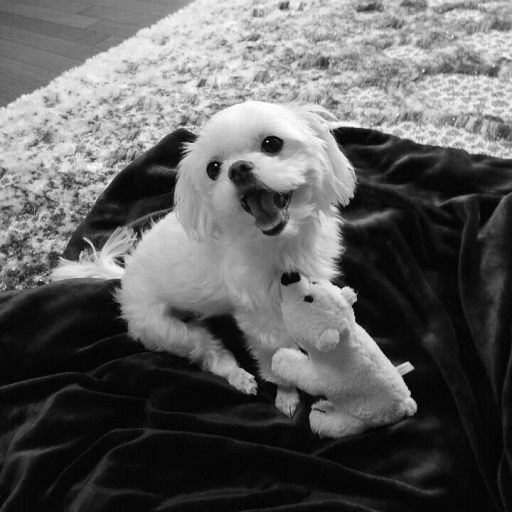
#> input picture Day2/ex2-1_edge_detection/sample2.jpg, 512 x 512 px, found by its file name
$ python 2.LoG.py
#> lines starting #> are read from the running program, lines starting #| are printed output that depends on the picture; after the words box and inside, x2 and y2 are one past the last pixel; in counts of white or black regions, pixels touching at a corner belong together

"""
Laplacian of Gaussian
"""

import matplotlib.pyplot as plt
from skimage import io, filters
import scipy
from scipy import ndimage
import numpy as np


try:  # running in Colab
    image = io.imread('./SDS/Day2/ex2-1_edge_detection/sample2.jpg')
#> image is the input picture: shape (512, 512, 3); min 0, max 255, mean 95.2
except FileNotFoundError:  # running in Pycharm
    image = io.imread('./sample2.jpg')

image = image[:, :, 1].astype('float64')
#> image: shape (512, 512) float64

plt.figure(figsize=(18, 18))

plt.subplot(3, 3, 1)
plt.imshow(image, cmap='gray')
plt.title('Original Image')

for Loopi in range(3):
    sigma = 1 + 2 * Loopi
    # edge filtering
    LoGImage = ndimage.gaussian_laplace(image, sigma=sigma)

    # after touch
    EdgeImage = np.zeros_like(image)
    th = np.absolute(LoGImage).mean() * 0.75
    iMax, jMax = image.shape

    i = 1
    while i < iMax - 1:
        j = 1
        while j < jMax - 1:
            patch = LoGImage[i - 1:i + 2, j - 1:j + 2]
            if LoGImage[i, j] > 0:
                zeroCross = LoGImage[i, j] * patch.min() < 0
            else:
                zeroCross = LoGImage[i, j] * patch.max() < 0

            if patch.max() - patch.min() > th and zeroCross:
                EdgeImage[i, j] = 1

            j += 1
        i += 1

    # plot LoG and after-touched image

    plt.subplot(3, 3, 3*Loopi+2)
    plt.imshow(LoGImage, cmap='gray')
    plt.title('LoG Image (sigma=' + str(sigma) + ')')

    plt.subplot(3, 3, 3*Loopi+3)
    plt.imshow(EdgeImage, cmap='gray')
    plt.title('Edge Image')

    Loopi += 1
#> this loop made 3 passes
#> th on passes 1 to 3: 2.97, 0.63, 0.288
#> pass 1, `LoGImage = ndimage.gaussian_laplace(image, sigma=sigma)`:
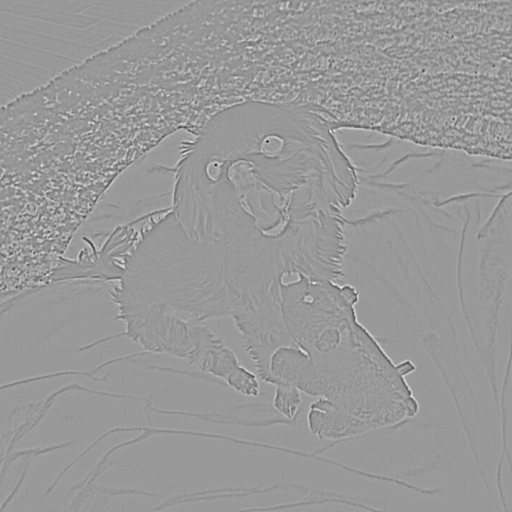
#> LoGImage: shape (512, 512) float64; min -110.5, max 73.93, mean 0; drawn with min black and max white
#> pass 2, `LoGImage = ndimage.gaussian_laplace(image, sigma=sigma)`:
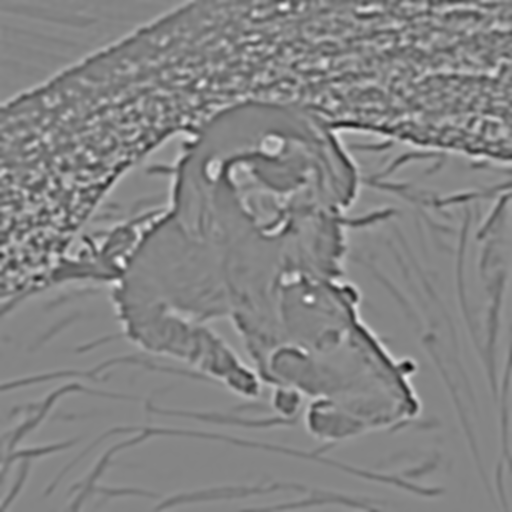
#> LoGImage: shape (512, 512) float64; min -9.85, max 9.01, mean -0.0112; drawn with min black and max white
#> pass 3, `LoGImage = ndimage.gaussian_laplace(image, sigma=sigma)`:
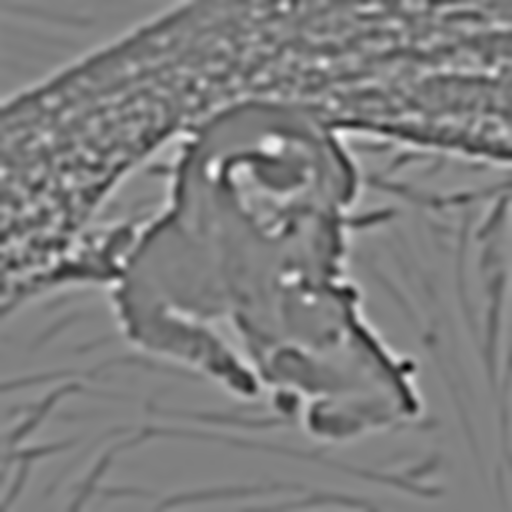
#> LoGImage: shape (512, 512) float64; min -3.48, max 3.43, mean -0.00545; drawn with min black and max white
#> after the loop:
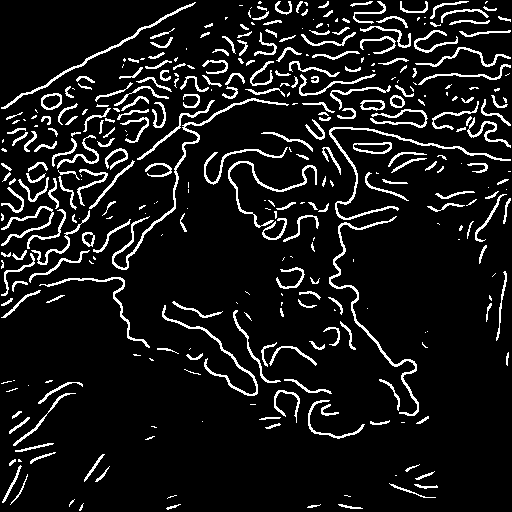
#> EdgeImage: shape (512, 512) float64; values 0 (black) and 1 (white), 9.5% white in thin lines or dots

plt.show()
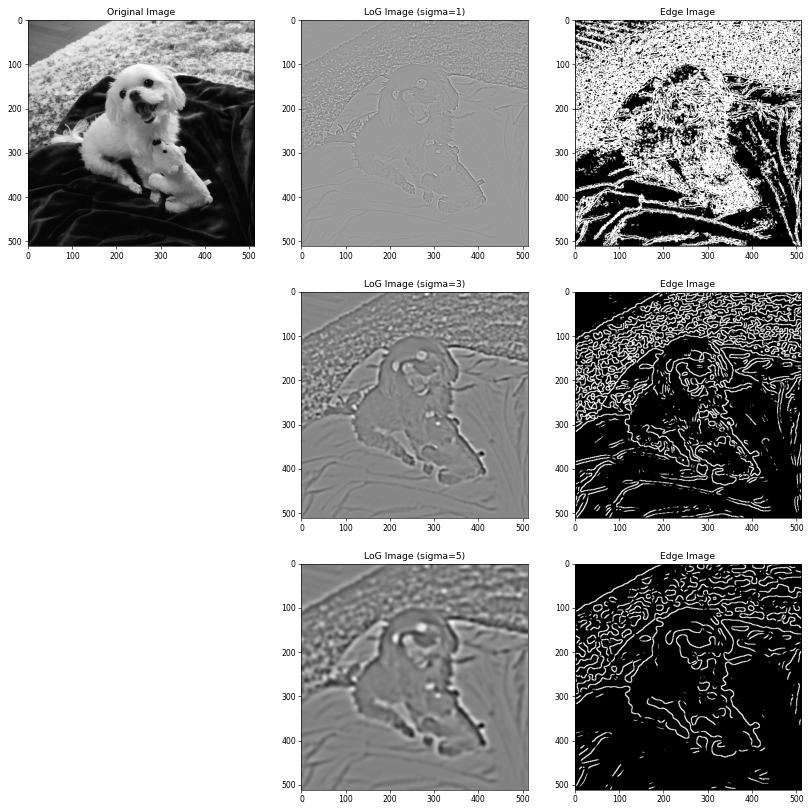
#> figure drawn by matplotlib, 7 panels
